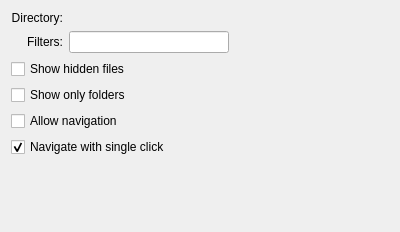
<?xml version="1.0" encoding="UTF-8"?>
<ui version="4.0">
 <class>quickaccessGeneralConfig</class>
 <widget class="QWidget" name="quickaccessGeneralConfig">
  <property name="geometry">
   <rect>
    <x>0</x>
    <y>0</y>
    <width>400</width>
    <height>232</height>
   </rect>
  </property>
  <property name="windowTitle">
   <string>Form</string>
  </property>
  <layout class="QVBoxLayout" name="verticalLayout">
   <item>
    <layout class="QFormLayout" name="formLayout_2">
     <property name="labelAlignment">
      <set>Qt::AlignRight|Qt::AlignTrailing|Qt::AlignVCenter</set>
     </property>
     <item row="0" column="0">
      <widget class="QLabel" name="selectLabel">
       <property name="text">
        <string>Directory:</string>
       </property>
       <property name="alignment">
        <set>Qt::AlignRight|Qt::AlignTrailing|Qt::AlignVCenter</set>
       </property>
       <property name="buddy">
        <cstring>urlRequester</cstring>
       </property>
      </widget>
     </item>
     <item row="0" column="1">
      <widget class="KUrlRequester" name="urlRequester">
       <property name="sizePolicy">
        <sizepolicy hsizetype="Preferred" vsizetype="Preferred">
         <horstretch>1</horstretch>
         <verstretch>0</verstretch>
        </sizepolicy>
       </property>
      </widget>
     </item>
     <item row="1" column="0">
      <widget class="QLabel" name="filterLabel">
       <property name="text">
        <string>Filters:</string>
       </property>
       <property name="alignment">
        <set>Qt::AlignRight|Qt::AlignTrailing|Qt::AlignVCenter</set>
       </property>
       <property name="buddy">
        <cstring>filterEdit</cstring>
       </property>
      </widget>
     </item>
     <item row="1" column="1">
      <layout class="QHBoxLayout" name="horizontalLayout">
       <item>
        <widget class="KLineEdit" name="filterEdit">
         <property name="sizePolicy">
          <sizepolicy hsizetype="Expanding" vsizetype="Fixed">
           <horstretch>0</horstretch>
           <verstretch>0</verstretch>
          </sizepolicy>
         </property>
        </widget>
       </item>
       <item>
        <spacer name="horizontalSpacer">
         <property name="orientation">
          <enum>Qt::Horizontal</enum>
         </property>
         <property name="sizeHint" stdset="0">
          <size>
           <width>40</width>
           <height>20</height>
          </size>
         </property>
        </spacer>
       </item>
      </layout>
     </item>
    </layout>
   </item>
   <item>
    <widget class="QCheckBox" name="hiddenBox">
     <property name="text">
      <string>Show hidden files</string>
     </property>
    </widget>
   </item>
   <item>
    <widget class="QCheckBox" name="onlyDirsBox">
     <property name="text">
      <string>Show only folders</string>
     </property>
    </widget>
   </item>
   <item>
    <widget class="QCheckBox" name="navigationBox">
     <property name="text">
      <string>Allow navigation</string>
     </property>
    </widget>
   </item>
   <item>
    <layout class="QHBoxLayout" name="horizontalLayout_4">
     <item>
      <widget class="QCheckBox" name="singleClickBox">
       <property name="enabled">
        <bool>true</bool>
       </property>
       <property name="text">
        <string>Navigate with single click</string>
       </property>
       <property name="checked">
        <bool>true</bool>
       </property>
      </widget>
     </item>
    </layout>
   </item>
   <item>
    <spacer name="verticalSpacer_2">
     <property name="orientation">
      <enum>Qt::Vertical</enum>
     </property>
     <property name="sizeHint" stdset="0">
      <size>
       <width>20</width>
       <height>16</height>
      </size>
     </property>
    </spacer>
   </item>
  </layout>
 </widget>
 <customwidgets>
  <customwidget>
   <class>KUrlRequester</class>
   <extends>QFrame</extends>
   <header>kurlrequester.h</header>
   <container>1</container>
  </customwidget>
  <customwidget>
   <class>KLineEdit</class>
   <extends>QLineEdit</extends>
   <header>klineedit.h</header>
  </customwidget>
 </customwidgets>
 <resources/>
 <connections/>
</ui>
